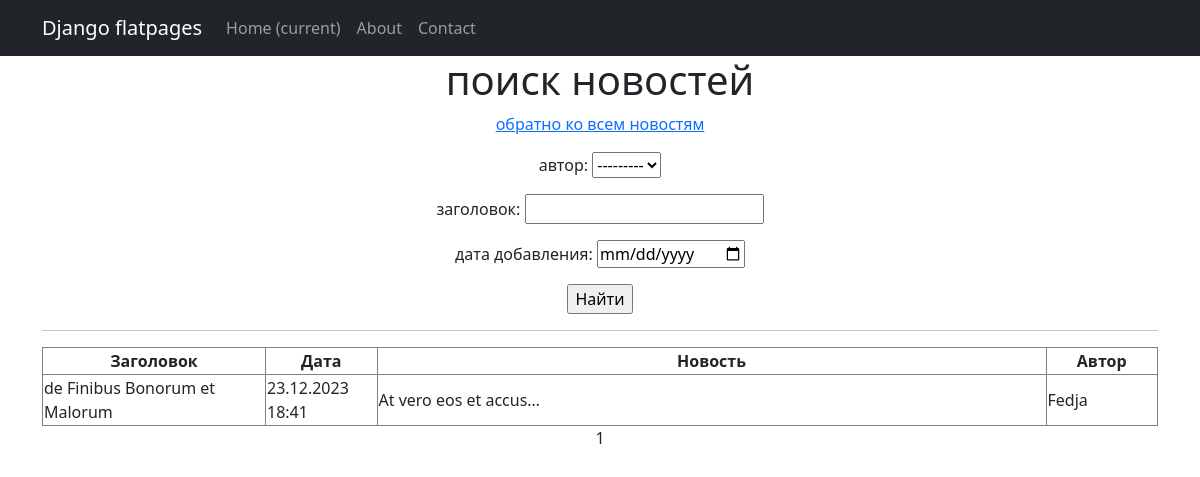
The page /news/search/ on the database as committed earlier.
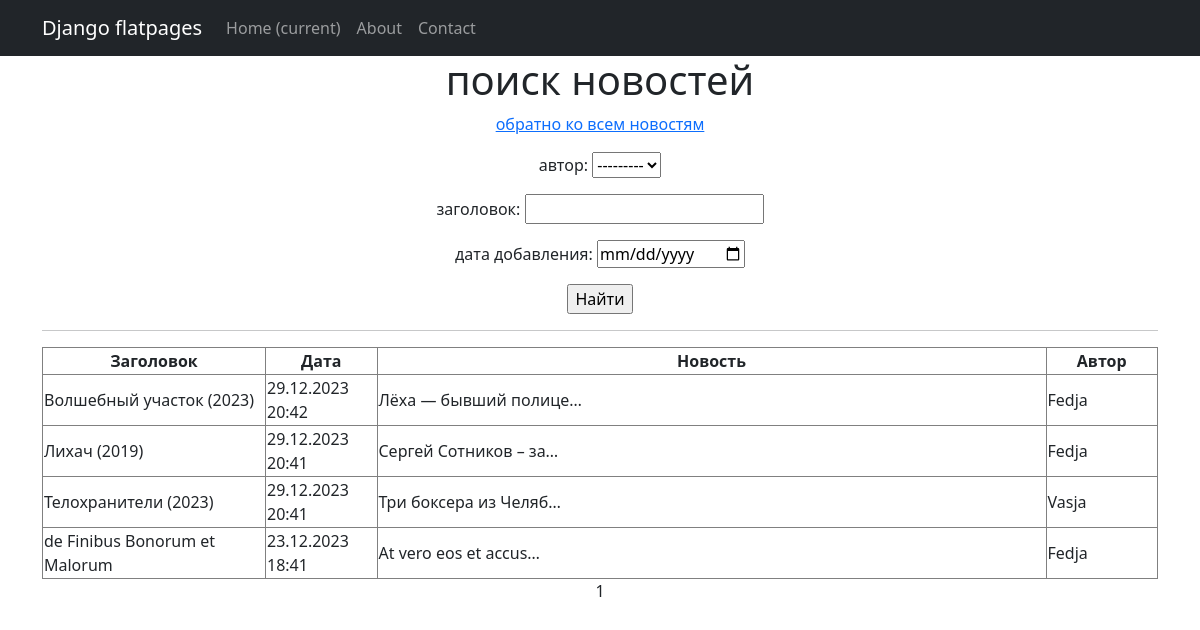
The same page on the database as committed later.
### sajt/models.py (models this page shows, shortened)
class Post(models.Model):
    artikul = 'AR'
    news = 'NE'
    POSITIONS = [
        (artikul, 'статья'),
        (news, 'новость'),
    ]
    author = models.ForeignKey(Author, on_delete=models.CASCADE)
    type = models.CharField(max_length = 2, choices = POSITIONS, default=news, blank=True)
    datetime_in = models.DateTimeField(auto_now_add = True)
    head = models.CharField(max_length = 255)
    tekst = models.TextField()
    rating = models.IntegerField(default = 0)
    category = models.ManyToManyField(Category, through='PostCategory')

class Author(models.Model):
    rating = models.IntegerField(default = 0)
    user = models.OneToOneField(User, on_delete=models.CASCADE)

### sajt/views.py (the view)
# urls.py: path('news/search/', PostsListSearch.as_view(), name= 'posts_search'),
class PostsListSearch(ListView):
    model = Post
    queryset = Post.objects.filter(type__exact='NE').order_by('-datetime_in')
    template_name = 'posts_search.html'
    context_object_name = 'posts_search'
    paginate_by = 10
    def get_queryset(self):
        queryset = super().get_queryset()
        self.filterset = PostFilter(self.request.GET, queryset)
        return self.filterset.qs
    def get_context_data(self, **kwargs):
        context = super().get_context_data(**kwargs)
        context['filterset'] = self.filterset
        return context

### templates/posts_search.html (shortened to what this page needs)
{% extends 'flatpages/default.html' %}
{% load custom_tags %}
{% block content %}
   <h1>поиск новостей</h1>
   <p><a href="/news/">обратно ко всем новостям</a></p>
   <form action="" method="get">
       {{ filterset.form.as_p }}
       <input type="submit" value="Найти" />
   </form>
   <hr>
   {% if posts_search %}
       <table class="table-bordered" width="100%">
           <tr>
               <th>Заголовок</th>
               <th>Дата</th>
               <th>Новость</th>
               <th>Автор</th>
           </tr>
           {% for post in posts_search %}
           <tr align="left">
               <td width="20%">{{ post.head }}</td>
               <td width="10%">{{ post.datetime_in|date:'d.m.Y H:i' }}</td>
               <td width="60%">{{ post.tekst|truncatechars:21 }}</td>
               <td width="10%">{{ post.author.user.username }}</td>
           </tr>
           {% endfor %}
       </table>
   {% else %}
       <h2>Новостёв нет!</h2>
   {% endif %}
   {{ page_obj.number }}
{% endblock content %}

Rows that differ between the two databases and show on the page:
added Post: head "Волшебный участок (2023)", datetime_in "29.12.2023 20:42", tekst "Лёха — бывший полице…", author.user.username "Fedja"
added Post: head "Лихач (2019)", datetime_in "29.12.2023 20:41", tekst "Сергей Сотников – за…", author.user.username "Fedja"
added Post: head "Телохранители (2023)", datetime_in "29.12.2023 20:41", tekst "Три боксера из Челяб…", author.user.username "Vasja"
